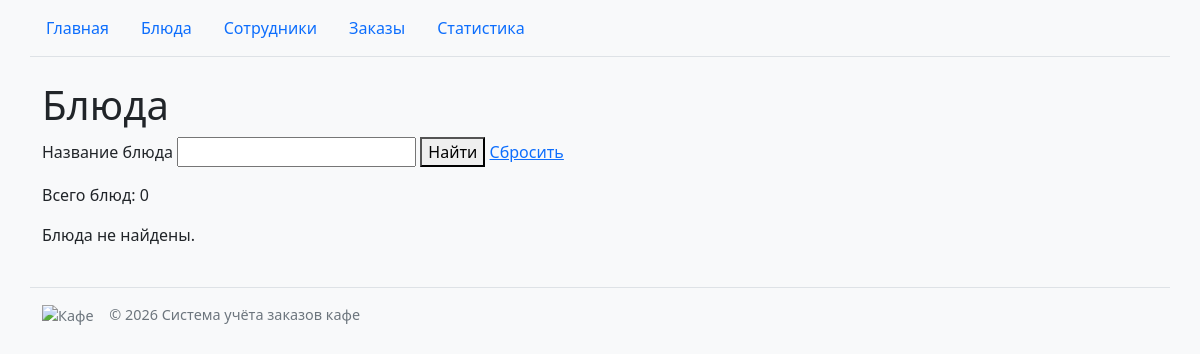
Page /dishes/ on the earlier database version.
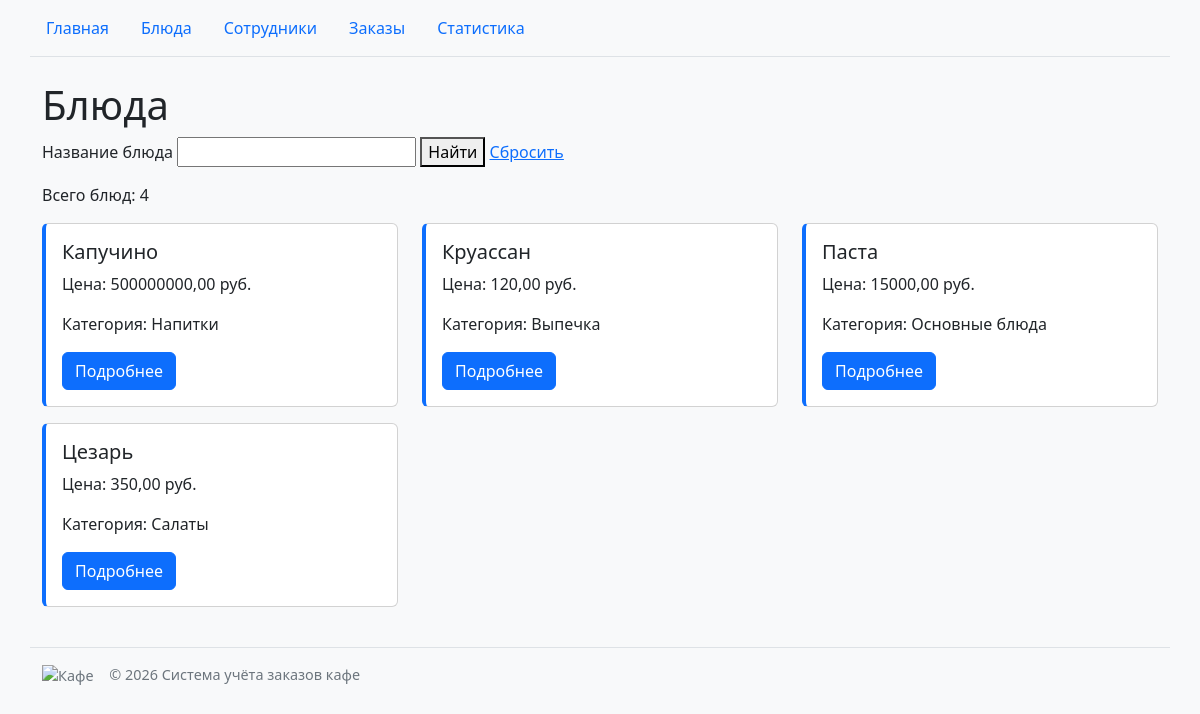
Same page on the later database version.
### dishes/models.py (models this page shows, shortened)
class Dish(models.Model):
    name = models.CharField("Название", max_length=200)
    price = models.DecimalField("Цена", max_digits=12, decimal_places=2)
    category = models.CharField("Категория", max_length=100)
    slug = models.SlugField("Часть адреса", max_length=200, allow_unicode=True, blank=True)
    class Meta:
        verbose_name = "Блюдо"
        verbose_name_plural = "Блюда"
    def get_absolute_url(self):
        if not self.slug:
            return reverse("dishes:detail", args=[self.pk])
        return reverse("dishes:detail_slug", args=[self.pk, self.slug])

### dishes/views.py (the view)
# urls.py: path("dishes/", include("dishes.urls")),
def dishes(request):
    search = request.GET.get("q", "").strip()
    dishes_list = Dish.objects.order_by("name")
    if search:
        dishes_list = dishes_list.filter(name__icontains=search)
    return render(request, "dishes/dish_list.html", {"dishes": dishes_list, "search": search})

### cafe/context_processors.py (called while the page is built)
def cafe_info(request):
    return {"cafe_name": "Система учёта заказов кафе"}

### dishes/templates/dishes/dish_list.html (shortened to what this page needs)
{% extends "base.html" %}
{% block content %}
<h1>Блюда</h1>
<form method="get" class="mb-3">
    <label for="dish-search">Название блюда</label>
    <input id="dish-search" type="search" name="q" value="{{ search }}">
    <button type="submit">Найти</button>
    <a href="{% url 'dishes:list' %}">Сбросить</a>
</form>
<p>Всего блюд: {{ dishes|length }}</p>
<div class="row">
    {% for dish in dishes %}
        {% include "dishes/includes/dish_card.html" %}
    {% empty %}
        <p>Блюда не найдены.</p>
    {% endfor %}
</div>
{% endblock %}

### dishes/templates/dishes/includes/dish_card.html
<div class="col-md-4 mb-3">
    <article class="card dish-card">
        <div class="card-body">
            <h5 class="card-title">{{ dish.name|default:"Без названия" }}</h5>
            <p class="card-text">Цена: {{ dish.price|floatformat:2 }} руб.</p>
            <p class="card-text">Категория: {{ dish.category }}</p>
            <a href="{{ dish.get_absolute_url }}" class="btn btn-primary">Подробнее</a>
        </div>
    </article>
</div>

Differences in the rows shown:
added Dish: name "Капучино", price "500000000,00", category "Напитки"
added Dish: name "Круассан", price "120,00", category "Выпечка"
added Dish: name "Паста", price "15000,00", category "Основные блюда"
added Dish: name "Цезарь", price "350,00", category "Салаты"
Other differences:
{{ dishes|length }}: "0" → "4"
text no longer shown: "Блюда не найдены."
